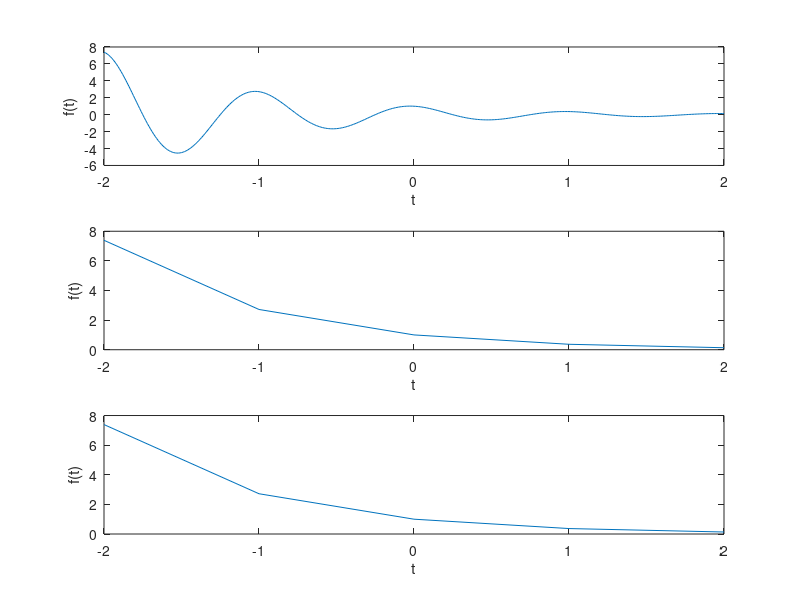

MATLAB code to generate this figure:
x = [-2:2]
p = @(x) exp(-x).*cos(2*pi*x); 

t = [-2:0.01:2];
f = @(t) exp(-t).*cos(2*pi*t); 

tt = [-2:2]
h = @(tt) exp(-tt);

grid;

%figure();
subplot(311);
plot(t,f(t));
xlabel('t');
ylabel('f(t)');
subplot(312);
plot(x,p(x));
xlabel('t');
ylabel('f(t)');
subplot(313);
plot(tt,h(tt));
xlabel('t');
ylabel('f(t)');

%Problem A.3